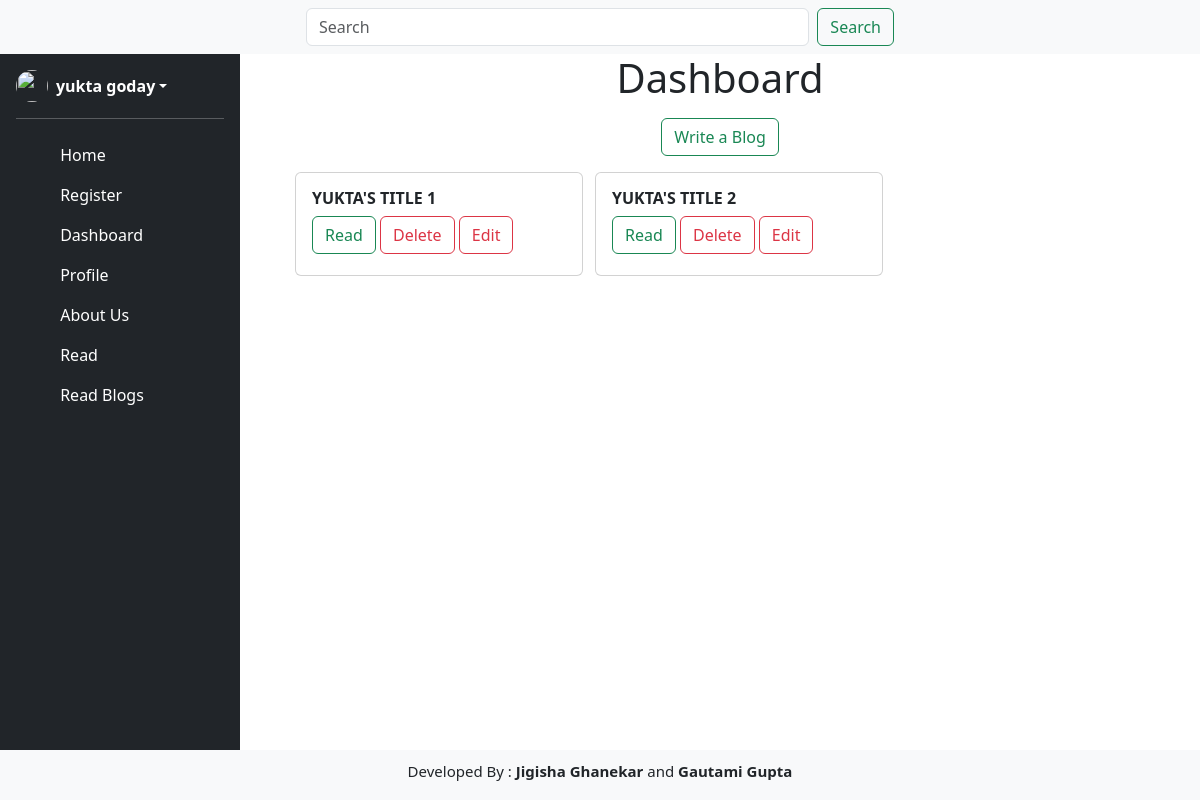
The page /dashboard (signed in) on the database its author committed.
### app.py (models this page shows, shortened)
class User(db.Model):
    user_id = db.Column(db.Integer, primary_key=True)
    name = db.Column(db.String(200), nullable=False)
    email = db.Column(db.String(500), unique=True)
    date_joined = db.Column(db.Date, default = datetime.datetime.utcnow())
    password = db.Column(db.String(100), nullable=False)
    relation = db.relationship('Blog', backref='user', lazy=True)

class Blog(db.Model):
    blog_id = db.Column(db.Integer, primary_key=True)
    blog_title = db.Column(db.String(300), nullable=False)
    blog_body = db.Column(db.Text, nullable=True)
    published_time = db.Column(db.Date, default=datetime.datetime.now())
    user_id = db.Column(db.Integer, db.ForeignKey('user.user_id'), nullable=False)

### app.py (the view)
@app.route('/dashboard')
def dashboard():
    user = User.query.filter_by(email=session['email']).first()
    user_id=user.user_id
    blog = Blog.query.filter_by(user_id=user_id).all()
    return render_template('dashboard.html', blog=blog)

### app.py (called while the page is built)
def is_logged_in():
    return 'logged_in' in session

def get_logged_in_user():
    if 'logged_in' in session and 'email' in session:
        return {'email': session['email'], 'name': session['name']}
    return None

@app.context_processor
def inject_user():
    return dict(logged_in=is_logged_in(), user=get_logged_in_user())

### templates/dashboard.html (shortened to what this page needs)
{% extends "index.html" %}
{% block dashboard %}
    <h1 class="text-center">Dashboard</h1>
    <div class="blog-add text-center my-3">
        <a href="addblog" class="btn btn-outline-success">Write a Blog</a>
    </div>
    <div class="dashboard mx-5" style="display: grid; row-gap: 30px; column-gap:50px ; grid-template-columns: 250px 250px 250px; align-items:center; justify-content: center;">
        {% for b in blog %}
        <div class="card" style="width: 18rem; min-height: 6.5rem;">
            <div class="card-body">
                <h1 class="card-title fw-bold text-uppercase" style="font-size: 16px">{{b.blog_title}}</h1>
                    <button type="button" class="btn btn-outline-success" data-bs-toggle="modal" data-bs-target="#blogModal{{b.blog_id}}">
                        Read
                    </button>
                    <button type="button" class="btn btn-outline-danger" data-bs-toggle="modal" data-bs-target="#deleteBlogModal{{b.blog_id}}">
                        Delete
                    </button>
                    <button type="button" class="btn btn-outline-danger" data-bs-toggle="modal" data-bs-target="#editBlogModal{{b.blog_id}}">
                        Edit
                    </button>
            </div>
        </div>
        {% endfor %}
    </div>
{% endblock dashboard %}

### templates/index.html (shortened to what this page needs)
<!DOCTYPE html>
<html lang="en">
<head>
    <link href="https://cdn.jsdelivr.net/npm/bootstrap@5.3.3/dist/css/bootstrap.min.css" rel="stylesheet">
</head>
<body>
    <nav class="navbar navbar-expand-lg bg-body-tertiary">
      <div class="container-fluid">
        <div class="collapse navbar-collapse" id="navbarSupportedContent">
            <form class="d-flex mx-auto w-50" role="search">
              <input class="form-control me-2" type="search" placeholder="Search" aria-label="Search">
              <button class="btn btn-outline-success" type="submit">Search</button>
            </form>
        </div>
      </div>
    </nav>
    <div class="center d-flex">
        <div class="d-flex flex-column flex-shrink-0 p-3 text-white bg-dark position-absolute" style="width:20%; height:92vh">
        <a href="/" class="d-flex align-items-center mb-3 mb-md-0 me-md-auto text-white text-decoration-none">
          {% if logged_in %}
          <div class="dropdown">
            <a href="#" class="d-flex align-items-center text-white text-decoration-none dropdown-toggle" id="dropdownUser1" data-bs-toggle="dropdown" aria-expanded="false">
              <img src="https://github.com/mdo.png" alt="" width="32" height="32" class="rounded-circle me-2">
                <strong>{{user.name}}</strong>
              </a>
          </div>
          {% else %}
          <button type="button" class="btn btn-outline-secondary">
                  <a class="nav-link" href="login">Login</a>
          </button>
          {% endif %}
        </a>
        <hr>
        <ul class="nav nav-pills flex-column mb-auto">
          <li class="nav-item">
            <a href="/" class="nav-link text-white" aria-current="page">
              <svg class="bi me-2" width="16" height="16"><use xlink:href="/"></use></svg>
                Home
            </a>
          </li>
          <li>
            <a href="register" class="nav-link text-white">
              <svg class="bi me-2" width="16" height="16"><use xlink:href="register"></use></svg>
              Register
            </a>
          </li>
          {% if logged_in %}
          <li>
            <a href="dashboard" class="nav-link text-white">
              <svg class="bi me-2" width="16" height="16"><use xlink:href="dashboard"></use></svg>
              Dashboard
            </a>
          </li>
          <li>
            <a href="profile" class="nav-link text-white">
              <svg class="bi me-2" width="16" height="16"><use xlink:href="profile"></use></svg>
              Profile
              </a>
              </li>
            {% endif %}
            <li>
            <a href="aboutus" class="nav-link text-white">
              <svg class="bi me-2" width="16" height="16"><use xlink:href="aboutus"></use></svg>
              About Us
            </a>
          </li>
            <li>
            <a href="read" class="nav-link text-white">
              <svg class="bi me-2" width="16" height="16"><use xlink:href="read"></use></svg>
              Read
            </a>
          </li>
            <li>
            <a href="blog_read" class="nav-link text-white">
              <svg class="bi me-2" width="16" height="16"><use xlink:href="read"></use></svg>
              Read Blogs
            </a>
          </li>
        </ul>
      </div>
      <div class="contentdiv" style="width:80%; position:absolute; right:0;">
        {% block dashboard %}{% endblock dashboard %}
      </div>
    </div>
      <div class="w-100 p-2 bg-body-tertiary d-flex align-items-center justify-content-center position-fixed fixed-bottom" style="height:50px;">
          <h1 class="" style="font-size:15px;">Developed By : <a href="https://portfolio-jigisha15.vercel.app/" class="text-dark fw-bold text-decoration-none" target="_blank">Jigisha Ghanekar</a> and <a href="https://portfolio-phi-ten-18.vercel.app/" class="text-dark fw-bold text-decoration-none" target="_blank">Gautami Gupta</a> </h1>
      </div>
</body>
</html>

### rows shown on the page
User: name "yukta goday"
Blog: blog_title "YUKTA'S TITLE 1"
Blog: blog_title "YUKTA'S TITLE 2"
